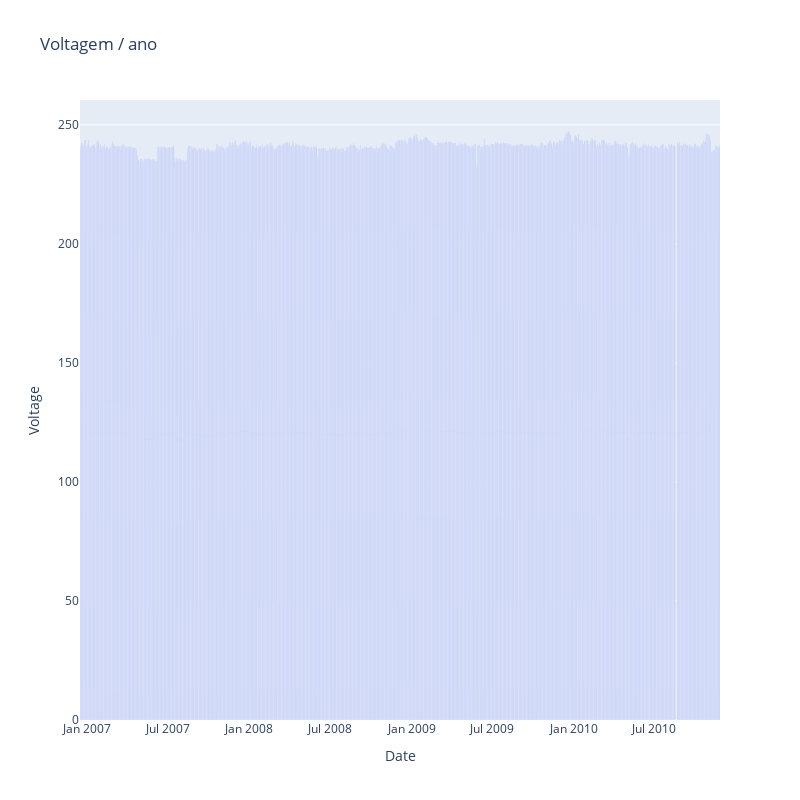

This figure's notebook cell:
### Markdown cell above
---

### 7. Crie um histograma da variável Voltage. O que pode ser observado sobre sua distribuição?

### Code cell
mean_consuption = df_household_group_by_date[["Date", "Voltage"]]

fig = px.bar(
    mean_consuption,
    x="Date",
    y="Voltage",
    title="Voltagem / ano",
    text="Voltage",
)
fig.update_layout(
    width=800,
    height=800,
)

fig.show()

### Figure 1 — Plotly figure (JSON) as saved in the notebook; plotly's stock layout.template omitted (floating-point values rounded to 4 significant figures; data arrays with more than 128 entries replaced by an {"elided": "..."} marker saying what was removed)
{"data": [{"hovertemplate": "Date=%{x}<br>Voltage=%{text}<extra></extra>", "legendgroup": "", "marker": {"color": "#636efa", "pattern": {"shape": ""}}, "name": "", "orientation": "v", "showlegend": false, "text": {"elided": "1442 float values"}, "textposition": "auto", "type": "bar", "x": {"elided": "1442 str values"}, "xaxis": "x", "y": {"elided": "1442 float values"}, "yaxis": "y"}], "layout": {"barmode": "relative", "height": 800, "legend": {"tracegroupgap": 0}, "title": {"text": "Voltagem / ano"}, "width": 800, "xaxis": {"anchor": "y", "domain": [0, 1], "title": {"text": "Date"}}, "yaxis": {"anchor": "x", "domain": [0, 1], "title": {"text": "Voltage"}}}}
